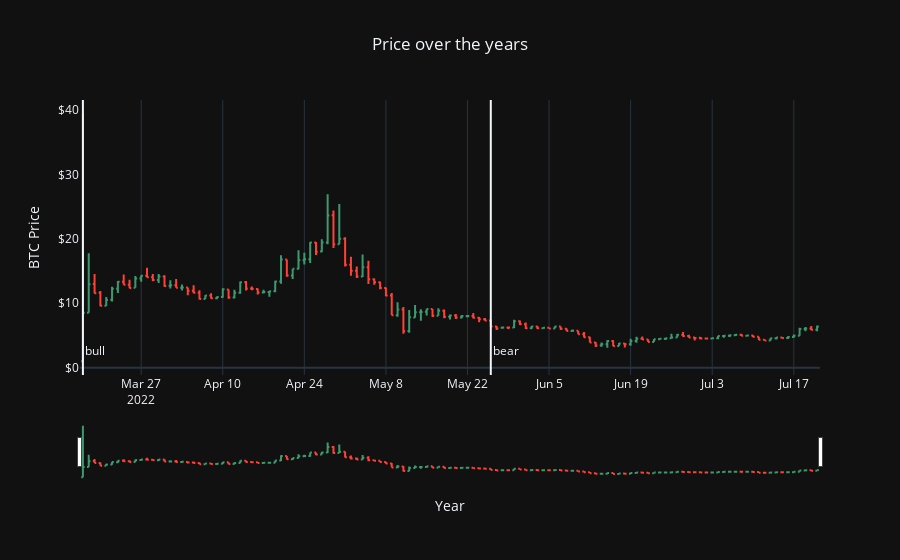

Notebook code for this chart:
### Code cell
raw_data=pd.read_csv('ApeCoin.csv')
def date_format(df):
    if isinstance(df, pd.DataFrame):
        if 'Date' in df.columns:
            df.Date = pd.to_datetime(df.Date)
            df[['Year','Month','Day']] = df.Date.apply(lambda x: pd.Series(x.strftime("%Y-%m-%d").split("-")))
    else:
        print("Invalid entry, please use a data frame with a Date column.")
    return df

data=date_format(raw_data)
data['Close']=data['Close'].astype(float)
data['Open']=data['Open'].astype(float)
data['High']=data['High'].astype(float)
data['Low']=data['Low'].astype(float)
data['Year']=data['Year'].astype(int)
data['Month']=data['Month'].astype(int)
data['Day']=data['Day'].astype(int)

fig = go.Figure(data=go.Ohlc(x=data['Date'],
                open=data['Open'],
                high=data['High'],
                low=data['Low'],
                close=data['Close']))

fig.update_layout(template='plotly_dark',
    title='Price over the years',
    xaxis_title="Year",
    yaxis_title='BTC Price',title_x=0.5,
    shapes = [dict(x0='2022-03-17', x1='2022-03-17', y0=0, y1=1, xref='x', yref='paper',line_width=2),
             dict(x0='2022-05-26', x1='2022-05-26', y0=0, y1=1, xref='x', yref='paper',line_width=2)],
    annotations=[dict(x='2022-03-17', y=0.05, xref='x', yref='paper',showarrow=False, xanchor='left', text='bull'),
        dict(x='2022-05-26', y=0.05, xref='x', yref='paper',showarrow=False, xanchor='left', text='bear'),]
)

fig.update_yaxes( # the y-axis is in dollars
    tickprefix="$", showgrid=False
)

fig.update_xaxes(
     showgrid=True
)

fig.show()
